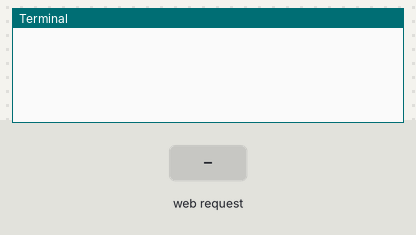
This program was run on a simulated Raspberry Pi (BCM pin numbers). Shown: the last lines printed to the terminal. The test bench sets the inputs (shaded band). The camera gives no picture and a still takes 0.5 s.

Above: at 1.2 s.
1.3 s: HTTP request for / received
At 2.2 s:
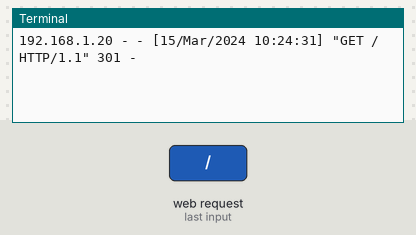
2.8 s: HTTP request for /index.html received
At 3.4 s:
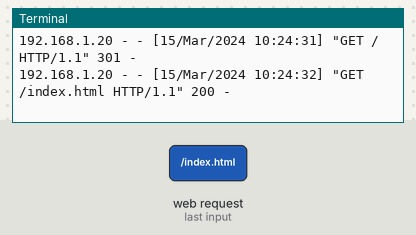
4.3 s: HTTP request for /still.jpg received
At 5.7 s:
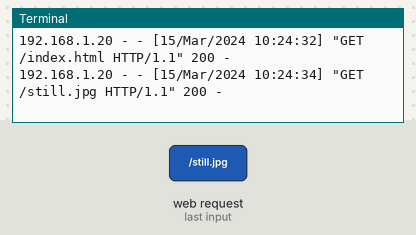

Measured:
- after the input at 1.3 s, the terminal: prints a new line at once (image 1)
- after the input at 2.8 s, the terminal: prints a new line at once (image 2)
- after the input at 4.3 s, the terminal: prints a new line at once (image 3)

The program:

still_cam.py
```python
import picamera
import socketserver
from http import server

PAGE="""\
<html>
<head>
<title>picamera still capture demo</title>
<script type="text/javascript"><!--
function reloadimg(){
    document.getElementById('still').src = 'still.jpg?' + (new Date()).getTime();
    setTimeout('reloadimg()',5000)
}
//--></script>
</head>
<body onLoad="javascript:reloadimg();">
<h1>PiCamera Still Capture Demo</h1>
<img src="still.jpg" width="1280" height="720" id="still"/>
</body>
</html>
"""

class StreamingHandler(server.BaseHTTPRequestHandler):
    def do_GET(self):
        if self.path == '/':
            self.send_response(301)
            self.send_header('Location', '/index.html')
            self.end_headers()
        elif self.path == '/index.html':
            content = PAGE.encode('utf-8')
            self.send_response(200)
            self.send_header('Content-Type', 'text/html')
            self.send_header('Content-Length', len(content))
            self.end_headers()
            self.wfile.write(content)
        elif self.path.startswith('/still.jpg'):
            self.send_response(200)
            self.send_header('Age', 0)
            self.send_header('Cache-Control', 'no-cache, private')
            self.send_header('Pragma', 'no-cache')
            with picamera.PiCamera(resolution='1280x720') as camera:
                camera.rotation = 180
                self.send_header('Content-Type', 'image/jpeg')
                self.end_headers()
                camera.capture(self.wfile, format='jpeg')
        else:
            self.send_error(404)
            self.end_headers()

class StreamingServer(socketserver.ThreadingMixIn, server.HTTPServer):
    allow_reuse_address = True
    daemon_threads = True

address = ('', 8000)
server = StreamingServer(address, StreamingHandler)
server.serve_forever()
```
